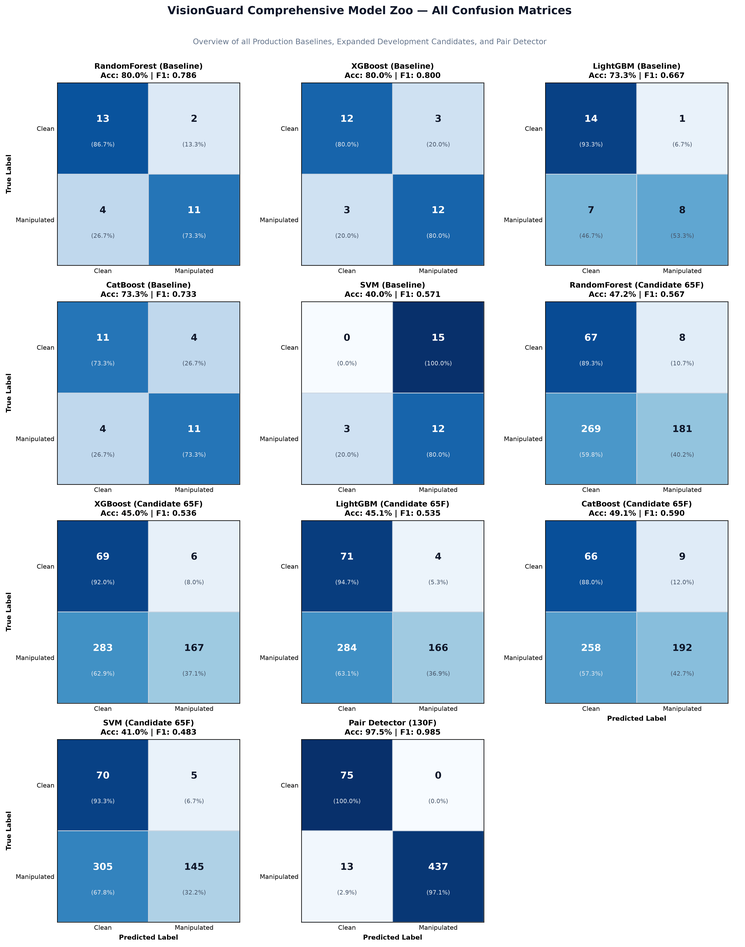
#> input picture confusion_matrices/ALL_MODELS_confusion_matrix_overview.png, 745 x 947 px, shrunk from 3900 x 4954 before the run
$ python -i perturbation_sensitive_features.py   (imports and definitions only)   (older library calls are emulated)
#> lines starting #> are read from the running program, lines starting #| are printed output that depends on the picture
#> further down, picture is the input picture: shape (947, 745, 3); mean B, G, R 222, 201.9, 178.8
"""Features targeting weak structured pixel perturbations without a reference image."""

from __future__ import annotations

import cv2
import numpy as np


SCALES = (0.5, 1.0, 2.0)
PERTURBATION_SENSITIVE_FEATURE_NAMES = tuple(
    f"msres_sigma_{str(scale).replace('.', '_')}_{stat}"
    for scale in SCALES
    for stat in ("mean_abs", "std", "energy")
) + (
    "directional_gradient_x_energy",
    "directional_gradient_y_energy",
    "directional_gradient_diagonal_energy",
    "directional_gradient_anisotropy",
    "spectral_peak_top1_ratio",
    "spectral_peak_high_zscore",
    "spectral_local_variation",
    "color_residual_rg_std",
    "color_residual_rb_std",
    "color_residual_gb_std",
    "color_residual_chroma_energy",
)


def extract_perturbation_sensitive_features(bgr_image: np.ndarray) -> dict[str, float]:
    """Extract multi-scale, directional, spectral-peak, and chroma residual signals."""
    values = bgr_image.astype(np.float32) / 255.0
    gray = cv2.cvtColor(values, cv2.COLOR_BGR2GRAY)
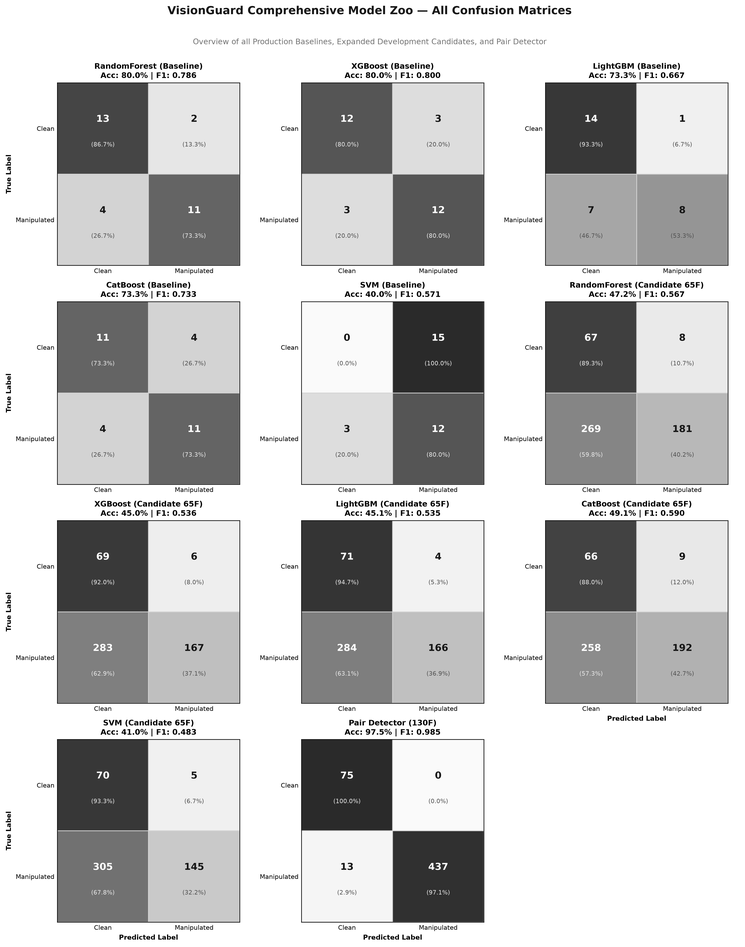
#> gray: shape (947, 745) float32; min 0, max 1, mean 0.774
    features: dict[str, float] = {}
    for sigma in SCALES:
        blurred = cv2.GaussianBlur(gray, (0, 0), sigmaX=sigma, sigmaY=sigma)
        residual = gray - blurred
        prefix = f"msres_sigma_{str(sigma).replace('.', '_')}"
        features[f"{prefix}_mean_abs"] = float(np.mean(np.abs(residual)))
        features[f"{prefix}_std"] = float(np.std(residual))
        features[f"{prefix}_energy"] = float(np.mean(np.square(residual)))
#> this loop made 3 passes
#> pass 1, in extract_perturbation_sensitive_features, `residual = gray - blurred`:
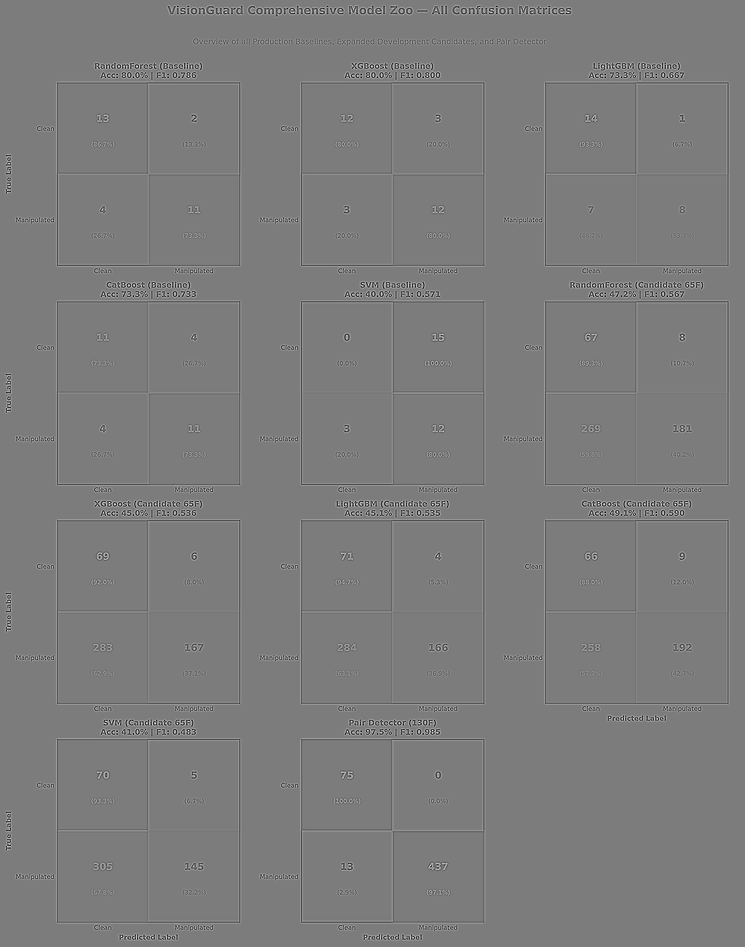
#> residual: shape (947, 745) float32; min -0.304, max 0.319, mean -7.22e-09; drawn with min black and max white
#> after the loop:
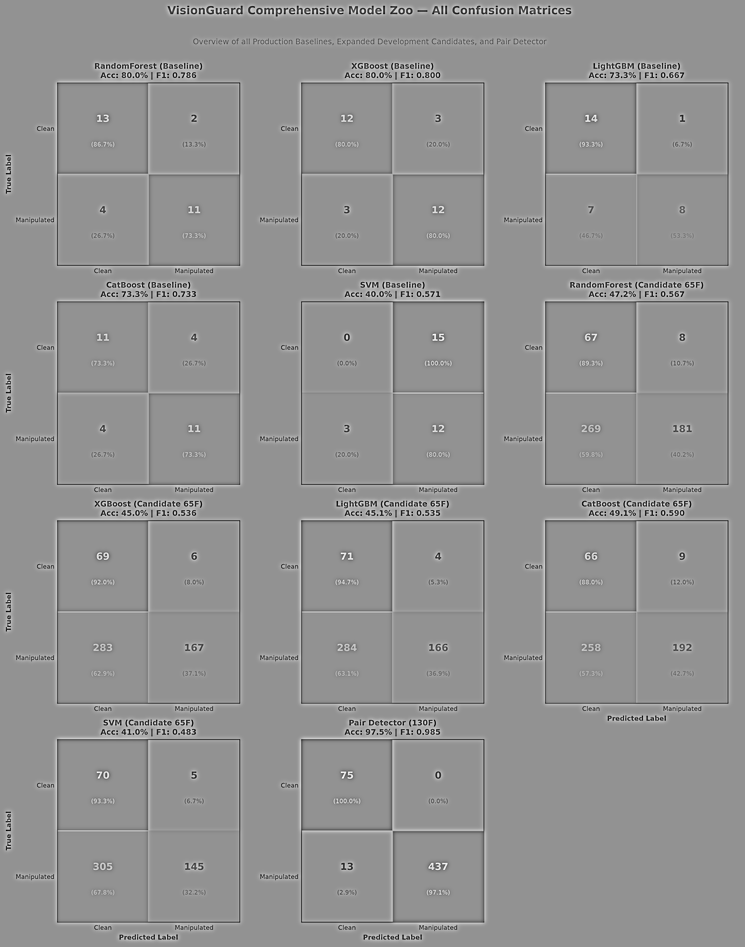
#> residual: shape (947, 745) float32; min -0.845, max 0.627, mean 6.28e-07; drawn with min black and max white
#> after the loop, features = 9 items

    gx = cv2.Sobel(gray, cv2.CV_32F, 1, 0, ksize=3)
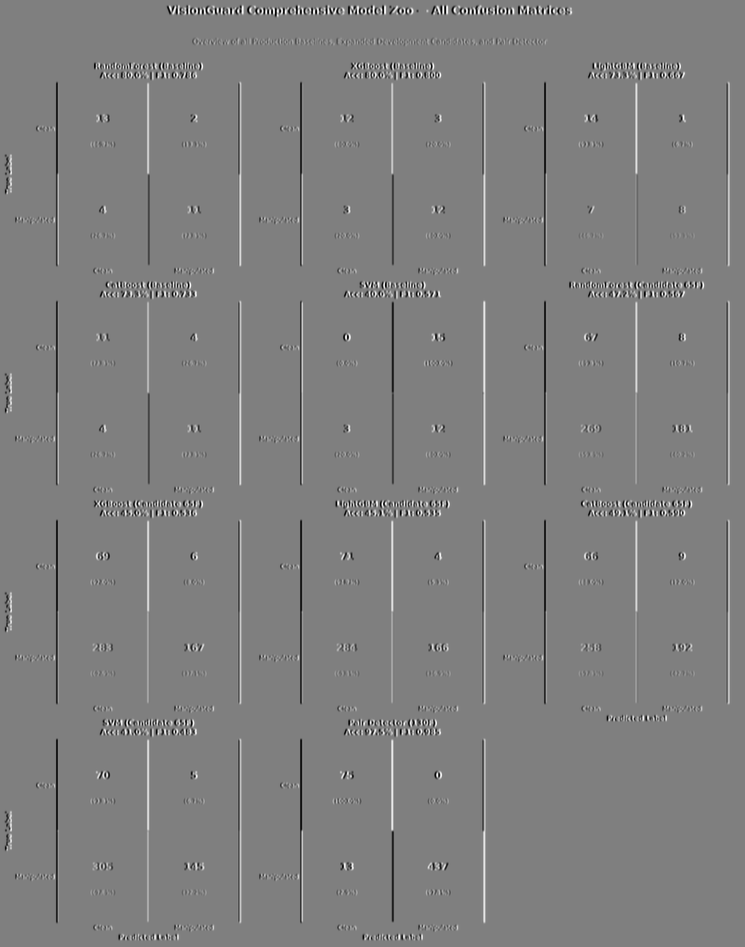
#> gx: shape (947, 745) float32; min -3.99, max 3.98, mean -6.5e-11; drawn with min black and max white
    gy = cv2.Sobel(gray, cv2.CV_32F, 0, 1, ksize=3)
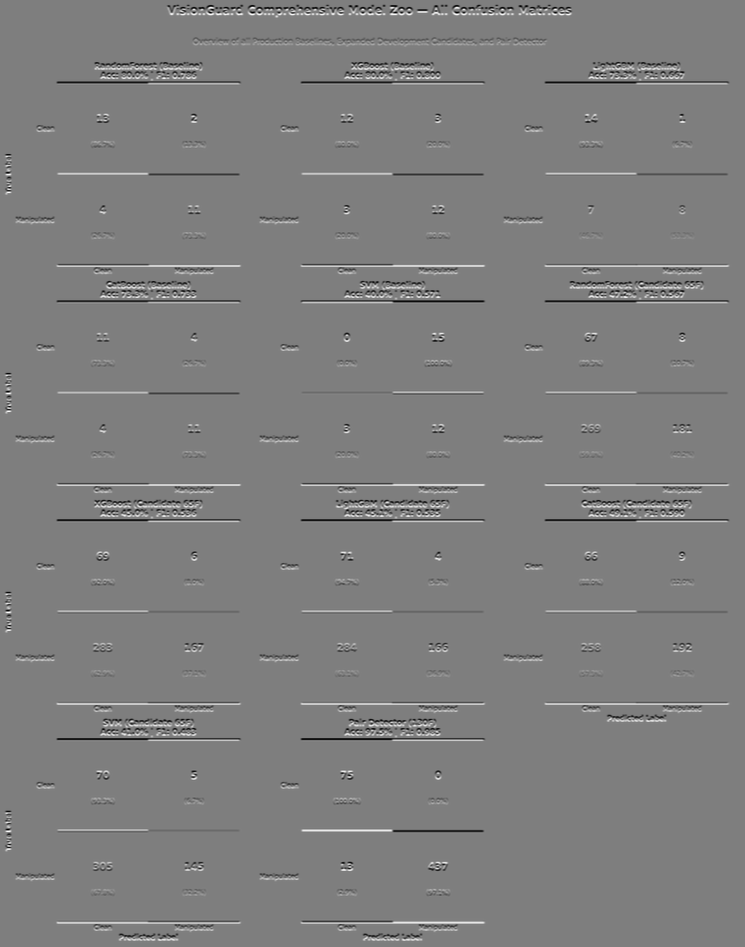
#> gy: shape (947, 745) float32; min -3.94, max 3.98, mean 4.76e-10; drawn with min black and max white
    diagonal = (gx + gy) / np.sqrt(2.0)
    ex, ey, ed = (float(np.mean(np.square(item))) for item in (gx, gy, diagonal))
#> ex = 0.204; ey = 0.189; ed = 0.198
    features.update({
        "directional_gradient_x_energy": ex,
        "directional_gradient_y_energy": ey,
        "directional_gradient_diagonal_energy": ed,
        "directional_gradient_anisotropy": abs(ex - ey) / max(ex + ey, 1e-12),
    })

    magnitude = np.abs(np.fft.fftshift(np.fft.fft2(gray)))
    height, width = magnitude.shape
#> height = 947; width = 745
    magnitude[height // 2, width // 2] = 0.0
#> magnitude: shape (947, 745) float64; min 0, max 53992.6, mean 54.3
    flat = magnitude.ravel()
    cutoff = float(np.quantile(flat, 0.99))
#> cutoff = 358.3
    total = float(np.sum(flat))
#> total = 38306831.9
    high = flat[flat >= cutoff]
#> high = 7056 values, max 53992.6 at index 3525, min 358.4 at index 1769, mean 1107.4
#> (the run stopped early here; a loop or call above may not have finished)

$ run again, on confusion_matrices/baseline_lightgbm_confusion_matrix.png
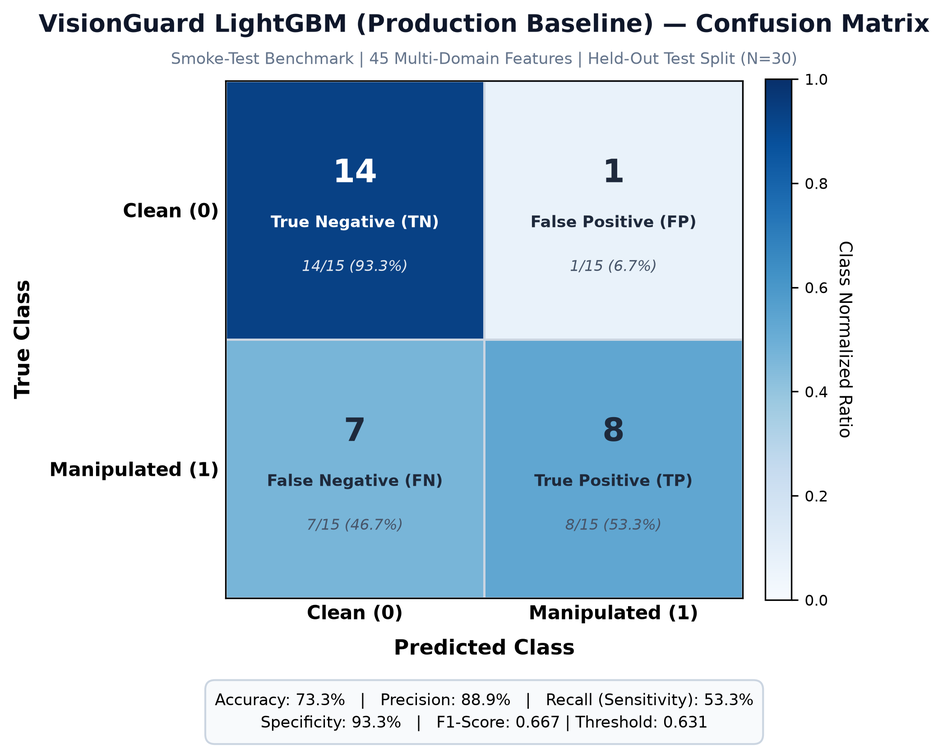
#> input picture confusion_matrices/baseline_lightgbm_confusion_matrix.png, 943 x 748 px, shrunk from 2090 x 1657 before the run
#> picture is the input picture: shape (748, 943, 3); mean B, G, R 225.8, 210.5, 191.3
#> after the loop in extract_perturbation_sensitive_features, `for sigma in SCALES:`:
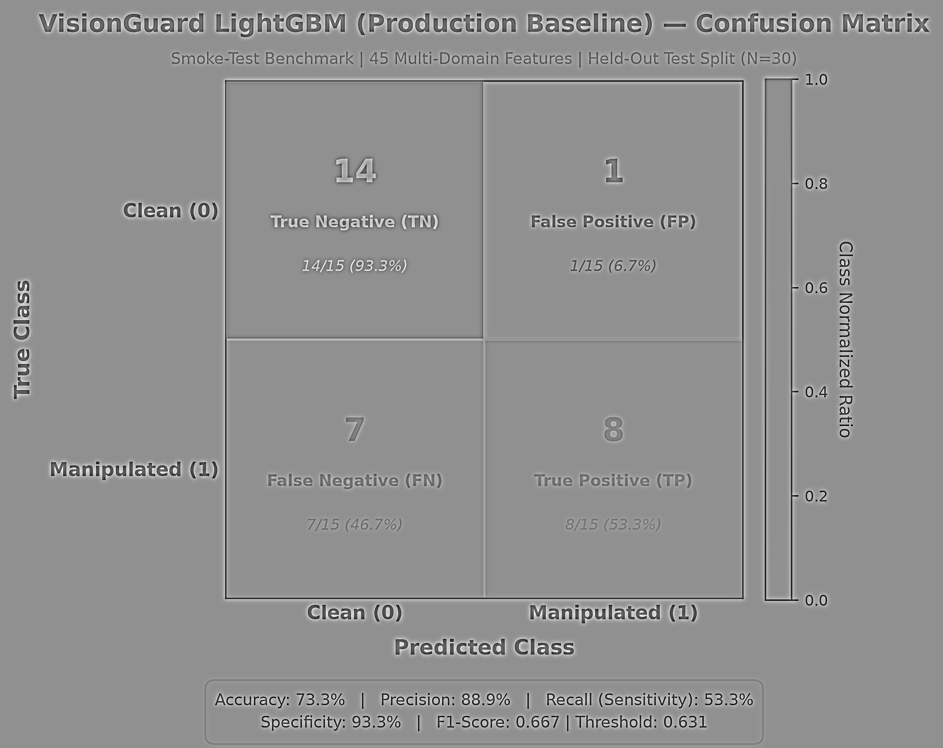
#> residual: shape (748, 943) float32; min -0.87, max 0.663, mean 1.26e-05; drawn with min black and max white
#> after the loop in extract_perturbation_sensitive_features, `for sigma in SCALES:`: features = 9 items
#> in extract_perturbation_sensitive_features, `diagonal = (gx + gy) / np.sqrt(2.0)`:
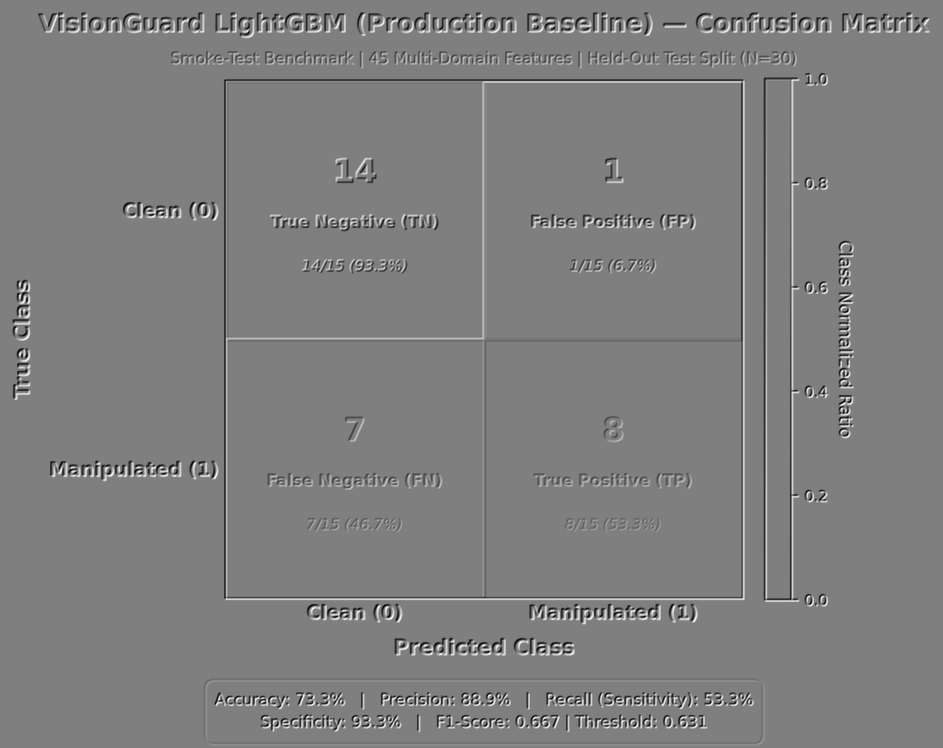
#> diagonal: shape (748, 943) float32; min -4.21, max 4.22, mean -3.28e-08; drawn with min black and max white
#> ex = 0.325; ey = 0.237; ed = 0.281
#> cutoff = 473.9
#> total = 44016538.2
#> high = 7054 values, max 65604.5 at index 3526, min 474 at index 1019, mean 1031.4
